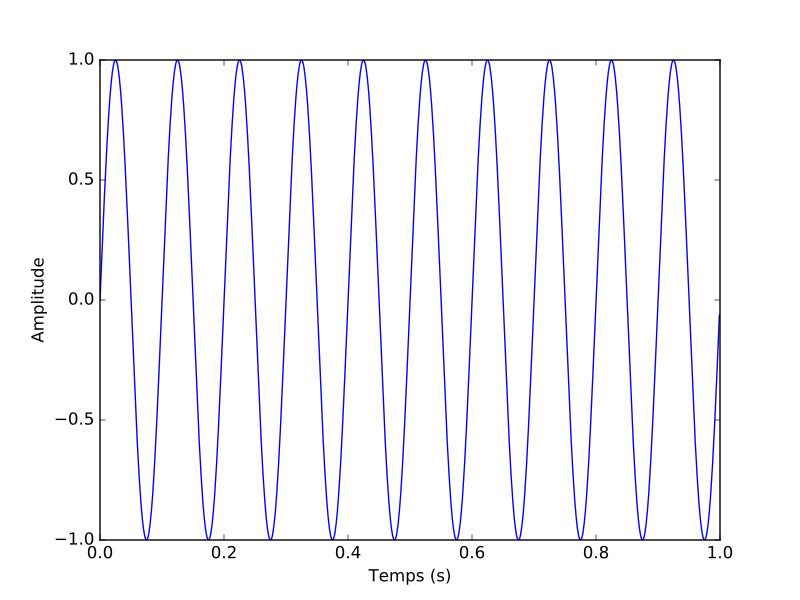

Write Python code to recreate this figure.
from numpy import *             #import de numpy
from pylab import *             #import de matplotlib.pylab

t = arange(0, 1, 1/1000)        #creation de la base temps avec numpy
s = sin(2*pi*10*t)              #creation d'une sinusoide à 10Hz

plot(t, s)                      #Affichage via la fonction plot de Matplotlib
xlabel('Temps (s)')             #définition de l'axe des abscisses
ylabel('Amplitude')             #définition de l'axe des ordonnées
show()                          #affichage des courbes
